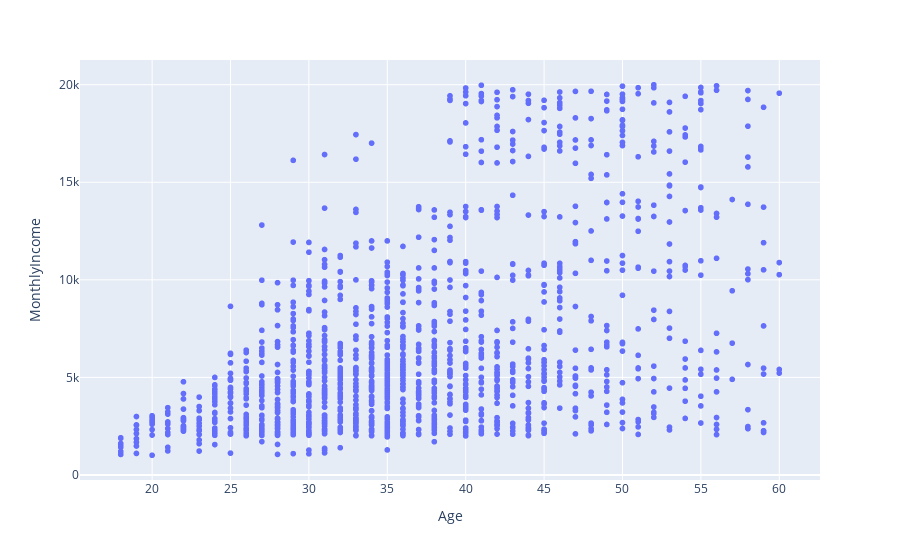

Notebook code cell kept with this figure:
### Code cell
import plotly.express as px
px.scatter(df,x="Age",y="MonthlyIncome")

### Figure 1 — Plotly figure (JSON) as saved in the notebook; plotly's stock layout.template omitted (floating-point values rounded to 4 significant figures; data arrays with more than 128 entries replaced by an {"elided": "..."} marker saying what was removed)
{"data": [{"hovertemplate": "Age=%{x}<br>MonthlyIncome=%{y}<extra></extra>", "legendgroup": "", "marker": {"color": "#636efa", "symbol": "circle"}, "mode": "markers", "name": "", "showlegend": false, "type": "scattergl", "x": {"elided": "1470 int values"}, "xaxis": "x", "y": {"elided": "1470 int values"}, "yaxis": "y"}], "layout": {"legend": {"tracegroupgap": 0}, "margin": {"t": 60}, "xaxis": {"anchor": "y", "domain": [0, 1], "title": {"text": "Age"}}, "yaxis": {"anchor": "x", "domain": [0, 1], "title": {"text": "MonthlyIncome"}}}}
